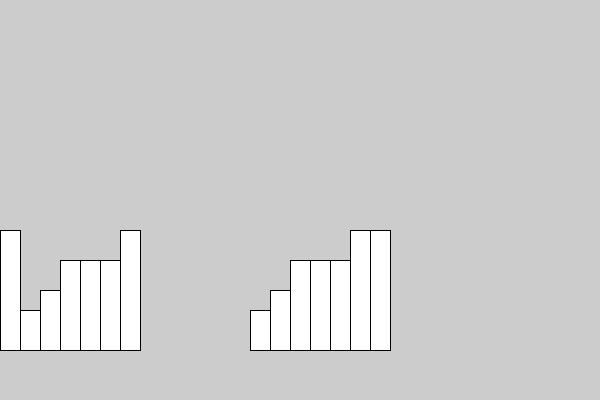
Frame 1 (no input)
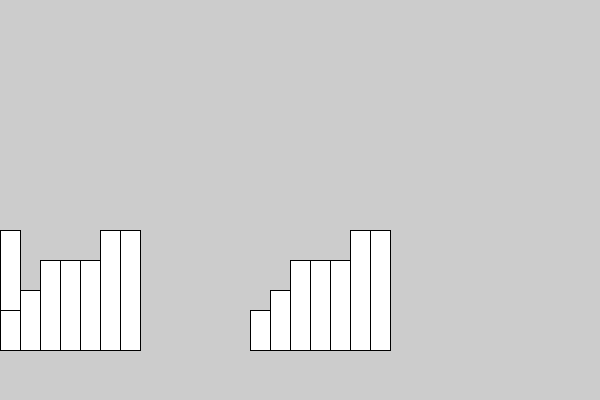
Frame 2 (the mouse pressed at the canvas centre, redrawn once)

The Processing sketch that drew these frames (run headless with seeded random() and noise(); the mouse was pressed at the canvas centre and the sketch redrawn once):

// Processing sketch: bubble
// ── bubble.pde
int[] datos = {12, 4, 6, 9, 9, 9, 12};
int ancho= 20;
int escala = 10;

void setup() {
  size(600, 400);
}

void draw() {
  noLoop();
  for (int i = 0; i < datos.length; i++) {
    rect(i*ancho, height - 50, ancho, -datos[i]*escala);
  }
  bubbleSort(datos);
  for (int i = 0; i < datos.length; i++) {
    rect(i*ancho+250, height - 50, ancho, -datos[i]*escala);
  }
}

void bubbleSort(int[]arr) {
  int n = arr.length;  
  int temp = 0;  
  for (int i=0; i < n; i++) {  
    for (int j=1; j < (n-i); j++) {  
      if (arr[j-1] > arr[j]) {  
        //swap elements  
        temp = arr[j-1];  
        arr[j-1] = arr[j];  
        arr[j] = temp;
      }
    }
  }
}
